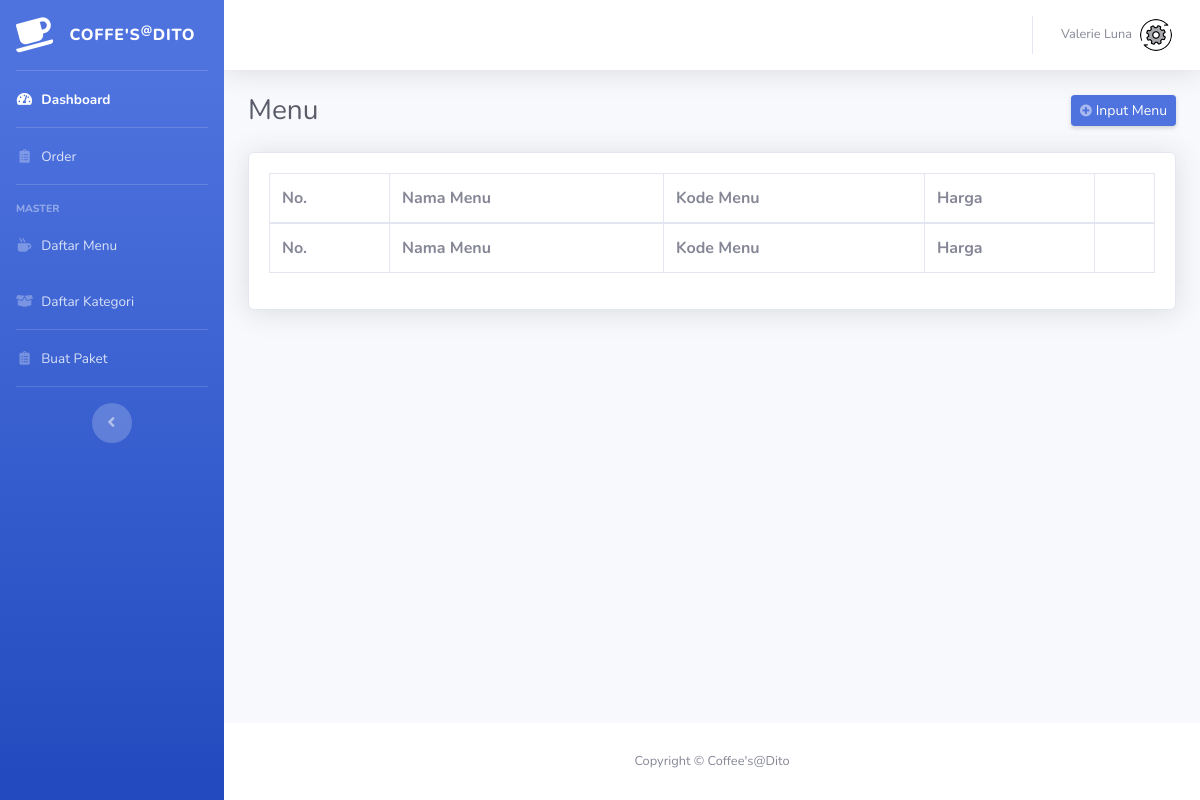
The page /index.php/menu on the database as committed earlier.
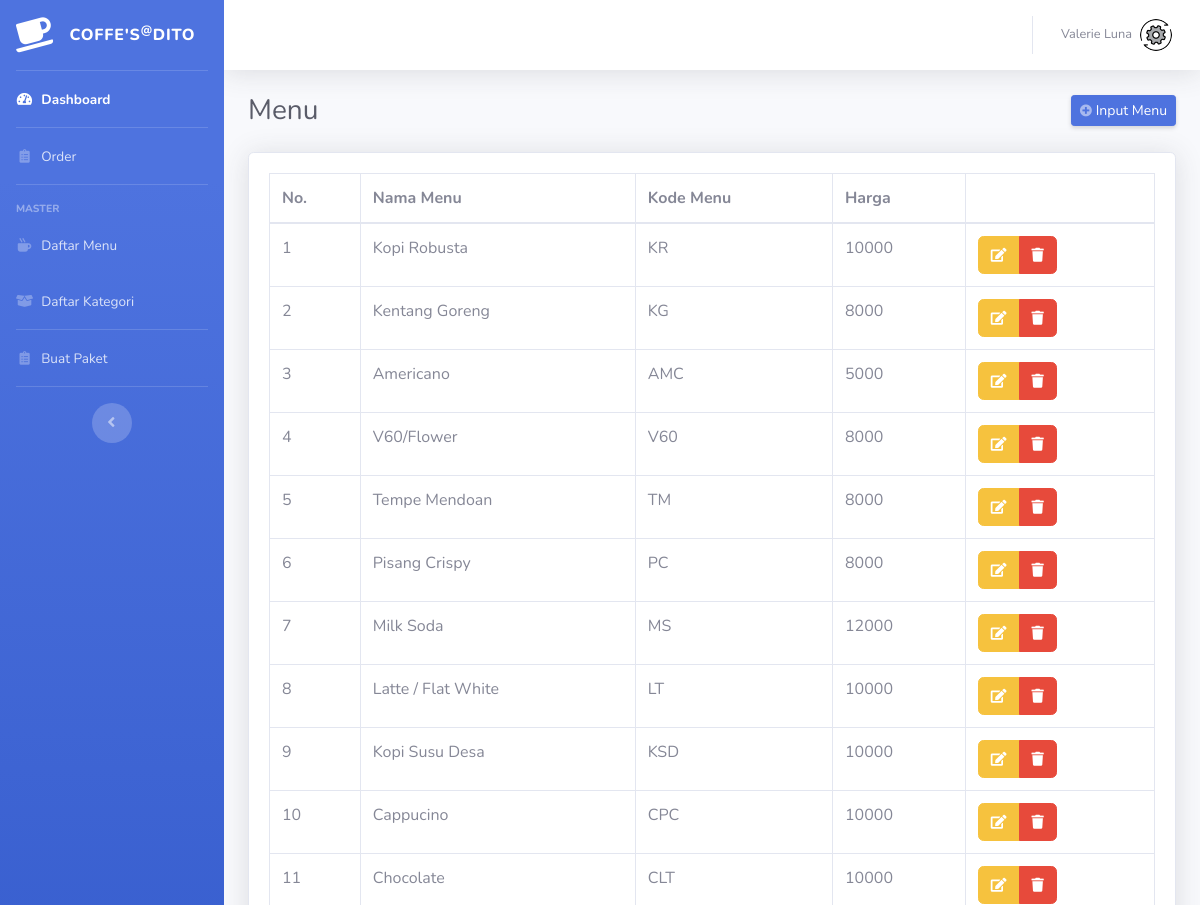
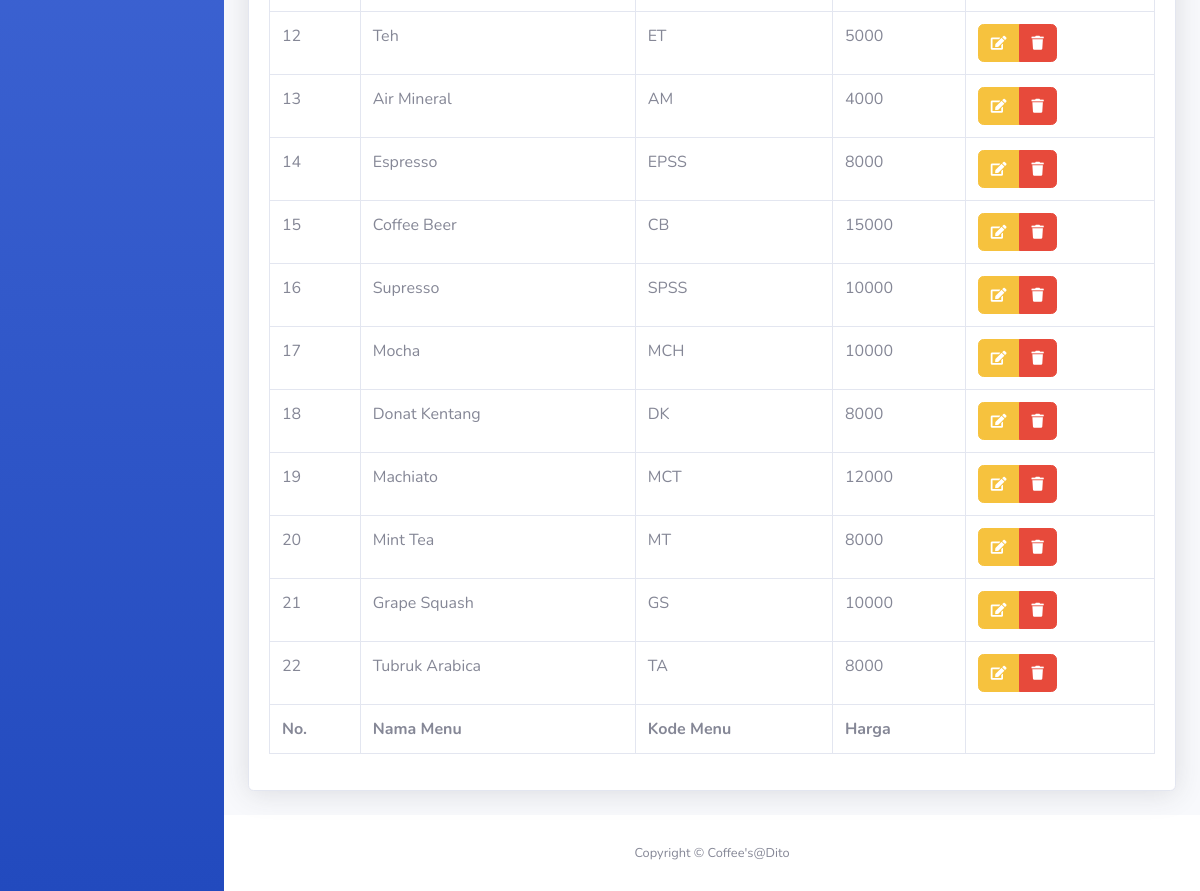
The same page on the database as committed later (2 pictures, top to bottom).
### tables this page shows
CREATE TABLE `menu` (
  `id_menu` int(11) NOT NULL,
  `nama_menu` varchar(20) NOT NULL,
  `kode` varchar(10) NOT NULL,
  `id_group` int(11) NOT NULL,
  `id_paket` int(11) NOT NULL,
  `harga` int(11) NOT NULL,
  `disct_` int(11) NOT NULL,
  `gross_amount` int(11) NOT NULL,
  `gambar` varchar(200) NOT NULL
);

### application/controllers/Menu.php (called while the page is built, shortened)
<?php
class Menu extends CI_Controller {
	public function index()
	{
		$data['page'] = 'Menu';
		$data['item'] = $this->model->getAll('menu')->result();
		$data['content'] = 'pages/Menu';
		$this->load->view('template/main', $data);
	}
}

### index.php (called while the page is built, shortened)
<?php
require_once BASEPATH.'core/CodeIgniter.php';

### application/models/model.php (called while the page is built, shortened)
<?php
class Model extends CI_Model {
	public function getAll($table) {
		return $this->db->get($table);
	}
}

### application/views/pages/Menu.php (the view, shortened to what this page needs)
<div class="d-sm-flex align-items-center justify-content-between mb-4">
    <h1 class="h3 mb-0 text-gray-800"><?php echo $page; ?></h1>
    <a href="#" class="d-none d-sm-inline-block btn btn-sm btn-primary shadow-sm" data-toggle="modal" data-target="#inputMenu">
        <i class="fas fa-plus-circle fa-sm text-white-50"></i> Input Menu
    </a>
</div>
<div class="card shadow mb-4">
    <div class="card-body">
        <div class="table-responsive">
            <table class="table table-bordered" id="dataTable" width="100%" cellspacing="0" style="width: 100%">
                <thead>
                    <tr>
                        <th>No.</th>
                        <th>Nama Menu</th>
                        <th>Kode Menu</th>
                        <th>Harga</th>
                        <th></th>
                    </tr>
                </thead>
                <tfoot>
                    <tr>
                        <th>No.</th>
                        <th>Nama Menu</th>
                        <th>Kode Menu</th>
                        <th>Harga</th>
                        <th></th>
                    </tr>
                </tfoot>
                <tbody>
                    <?php
                        $no = 1;
                        foreach ($item as $data) {
                    ?>
                    <tr>
                        <td><?php echo $no++ ?></td>
                        <td><?php echo $data->nama_menu ?></td>
                        <td><?php echo $data->kode ?></td>
                        <td><?php echo $data->harga ?></td>
                        <td>
                            <div class="btn-group" role="group" aria-label="Basic example">
                                <a href="<?php echo base_url('index.php/menu/edit/'.$data->id_menu) ?>" class="btn btn-warning">
                                    <i class="fas fa-edit fa-sm"></i>
                                </a>
                                <a href="<?php echo base_url('index.php/menu/delete/'.$data->id_menu) ?>" class="btn btn-danger">
                                    <i class="fas fa-trash fa-sm"></i>
                                </a>
                            </div>
                        </td>
                    </tr>
                    <?php
                        }
                    ?>
                </tbody>
            </table>
        </div>
    </div>
</div>

Rows that differ between the two databases and show on the page:
added menu: nama_menu "Kopi Robusta", kode "KR", harga "10000"
added menu: nama_menu "Kentang Goreng", kode "KG", harga "8000"
added menu: nama_menu "Americano", kode "AMC", harga "5000"
added menu: nama_menu "V60/Flower", kode "V60", harga "8000"
added menu: nama_menu "Tempe Mendoan", kode "TM", harga "8000"
added menu: nama_menu "Pisang Crispy", kode "PC", harga "8000"
added menu: nama_menu "Milk Soda", kode "MS", harga "12000"
added menu: nama_menu "Latte / Flat White", kode "LT", harga "10000"
added menu: nama_menu "Kopi Susu Desa", kode "KSD", harga "10000"
added menu: nama_menu "Cappucino", kode "CPC", harga "10000"
added menu: nama_menu "Chocolate", kode "CLT", harga "10000"
added menu: nama_menu "Teh", kode "ET", harga "5000"
added menu: nama_menu "Air Mineral", kode "AM", harga "4000"
added menu: nama_menu "Espresso", kode "EPSS", harga "8000"
added menu: nama_menu "Coffee Beer", kode "CB", harga "15000"
added menu: nama_menu "Supresso", kode "SPSS", harga "10000"
added menu: nama_menu "Mocha", kode "MCH", harga "10000"
added menu: nama_menu "Donat Kentang", kode "DK", harga "8000"
added menu: nama_menu "Machiato", kode "MCT", harga "12000"
added menu: nama_menu "Mint Tea", kode "MT", harga "8000"
added menu: nama_menu "Grape Squash", kode "GS", harga "10000"
added menu: nama_menu "Tubruk Arabica", kode "TA", harga "8000"
